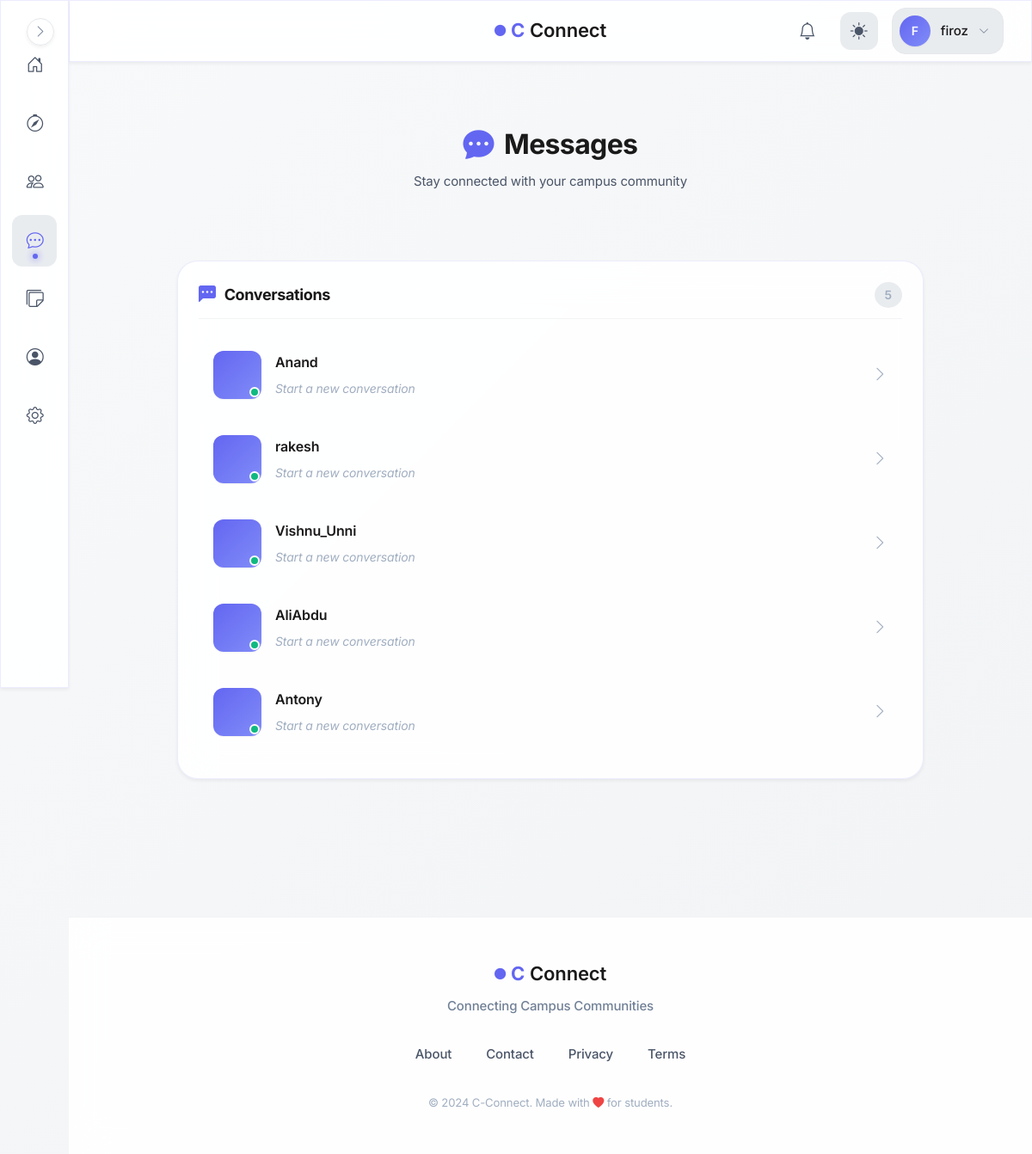
/messages/ (signed in), run on the app's committed database.
### models.py (models this page shows, shortened)
class User(UserMixin, db.Model):
    id = db.Column(db.Integer, primary_key=True, autoincrement=True)  # Unique identifier
    username = db.Column(db.String(100), nullable=False)  # Name of the user (later can add this unique if needed)
    email = db.Column(db.String(120), nullable=False, unique=True)  # Email of the user
    password = db.Column(db.String(200), nullable=False)  # Passwords not hashed yet (done in setup_db.py)
    created_at = db.Column(db.DateTime, default=db.func.now())  # Timestamp of account creation
    last_login = db.Column(db.DateTime, nullable=True)  # Timestamp of last login
    pass

### blueprints/messages/routes.py (the view)
@messages.route("/")
@login_required
def inbox():
    cleanup_expired_messages()
    connections = Connection.query.filter(
        Connection.user_id == current_user.id,
        Connection.status.in_(['accepted', 'connected'])
    ).all()
    incoming_connections = Connection.query.filter(
        Connection.target_user_id == current_user.id,
        Connection.status.in_(['accepted', 'connected'])
    ).all()
    connected_user_ids = set()
    for conn in connections + incoming_connections:
        other_id = conn.target_user_id if conn.user_id == current_user.id else conn.user_id
        connected_user_ids.add(other_id)
    connected_users = User.query.filter(User.id.in_(connected_user_ids)).all()
    incoming_requests = Connection.query.filter(
        Connection.target_user_id == current_user.id,
        Connection.status == 'pending'
    ).all()
    incoming_users = User.query.filter(
        User.id.in_([req.user_id for req in incoming_requests])
    ).all()
    chat_previews = {}
    messages = Message.query.filter(
        (Message.sender_id == current_user.id) |
        (Message.receiver_id == current_user.id)
    ).order_by(desc(Message.created_at)).all()
    seen_users = set()
    for msg in messages:
        other_id = msg.receiver_id if msg.sender_id == current_user.id else msg.sender_id
        if other_id in connected_user_ids and other_id not in seen_users:
            chat_previews[other_id] = msg  #  CORRECT last message
            seen_users.add(other_id)
    connected_users_sorted = []
    for user_id in sorted(chat_previews.keys(),
                        key=lambda x: chat_previews[x].created_at, reverse=True):
        user = User.query.get(user_id)
        if user:
            connected_users_sorted.append(user)
    for user in connected_users:
        if user.id not in chat_previews:
            connected_users_sorted.append(user)
    connected_users = connected_users_sorted
    return render_template("messages/inbox.html",
                        connected_users=connected_users,
                        incoming_requests=incoming_requests,
                        incoming_users=incoming_users,
                        chat_previews=chat_previews,
                        profile=profile
                    )

### blueprints/auth/__init__.py (called while the page is built)
@login_manager.user_loader
def load_user(user_id):
    from models import User  # Importing User model for querying  (import here to avoid circular imports)
    return User.query.get(int(user_id))

@auth.after_app_request
def add_header(response):
    if current_user.is_authenticated and request.blueprint == 'auth':
        response.headers['Cache-Control'] = 'no-store, no-cache, must-revalidate, post-check=0, pre-check=0, max-age=0'
        response.headers['Pragma'] = 'no-cache'
        response.headers['Expires'] = '-1'
    return response

### factory_helpers.py (called while the page is built, shortened)
def register_security_headers(app):
    @app.after_request
    def set_secure_headers(response):
        response.headers['Content-Security-Policy'] = (
            "default-src 'self'; "
            "img-src 'self' data: blob: https:; "# Allow external images
            "style-src 'self' 'unsafe-inline' https:; "# ADD https: for CDNs
            "script-src 'self' 'unsafe-inline' https:; "# ADD https: for JS
            "font-src 'self' https: data:; "# Google Fonts
            "connect-src 'self' https:;"  # ← ADD https: for CDNs/maps
        )
        response.headers['X-Content-Type-Options'] = 'nosniff'
        response.headers['X-Frame-Options'] = 'DENY'
        response.headers['Referrer-Policy'] = 'strict-origin-when-cross-origin'
        response.headers['Permissions-Policy'] = 'geolocation=(), microphone=()'
        return response

def register_daily_cleanup(app):
    if not hasattr(app, "_last_notification_cleanup"):
        app._last_notification_cleanup = None
    @app.before_request
    def daily_cleanup():
        now = datetime.now(timezone.utc)
        last = getattr(app, "_last_notification_cleanup", None)
        if last is None or (now - last).days >= 1:
            from blueprints.notifications.service import cleanup_old_notifications
            deleted = cleanup_old_notifications()
            app.logger.info(f"Cleaned up {deleted} old notifications.")
            app._last_notification_cleanup = now

def register_profilevisit_cleanup(app):
    last_cleanup = {'t': 0}
    @app.before_request
    def cleanup_visits():
        now = time.time()
        if now - last_cleanup['t'] < 3600:  # run once every hour
            return

def cleanup_expired_messages(): #message cleanup helper function
    Message.query.filter(
        Message.expires_at < datetime.now(timezone.utc),
        Message.is_saved == False
    ).delete()
    db.session.commit()

### blueprints/messages/templates/messages/inbox.html (shortened to what this page needs)
{% extends "base.html" %}
{% block body %}
<div class="messages-page">
    <header class="messages-page__header">
        <h1 class="messages-page__title">
            <i class="bi bi-chat-dots-fill"></i>
            Messages
        </h1>
        <p class="messages-page__subtitle">Stay connected with your campus community</p>
    </header>
    {% if connected_users %}
    <section class="messages-section">
        <div class="messages-section__header">
            <h2 class="messages-section__title">
                <i class="bi bi-chat-left-dots-fill"></i>
                Conversations
            </h2>
            <span class="messages-section__count">{{ connected_users|length }}</span>
        </div>
        <div class="conversations-list">
            {% for user in connected_users %}
            <a href="{{ url_for('messages.chat', user_id=user.id) }}" class="conversation-item">
                <div class="conversation-item__avatar">
                    {% set profile_picture = profile.query.filter_by(user_id=user.id).first().profile_picture %}
                </div>
                <div class="conversation-item__content">
                    <div class="conversation-item__header">
                        <div class="conversation-item__name">{{ user.username }}</div>
                    </div>
                    {% if chat_previews and chat_previews[user.id] %}
                        <div class="conversation-item__preview">
                            {{ chat_previews[user.id].content[:60] }}{% if chat_previews[user.id].content|length > 60 %}...{% endif %}
                        </div>
                    {% else %}
                        <div class="conversation-item__preview conversation-item__preview--empty">
                            Start a new conversation
                        </div>
                    {% endif %}
                </div>
                <i class="bi bi-chevron-right conversation-item__arrow"></i>
            </a>
            {% endfor %}
        </div>
    </section>
    {% endif %}
</div>
{% endblock %}

### templates/base.html (shortened to what this page needs)
<!DOCTYPE html>
<html lang="en">
<head>
    <link rel="stylesheet" href="https://cdn.jsdelivr.net/npm/bootstrap-icons@1.11.1/font/bootstrap-icons.css">
    <link href="https://cdn.jsdelivr.net/npm/bootstrap@5.3.2/dist/css/bootstrap.min.css" rel="stylesheet">
    <link rel="stylesheet" href="{{ url_for('static', filename='css/global.css') }}">
</head>
<body>
    {% if current_user.is_authenticated %}
        <aside class="sidebar glass-effect" id="sidebar">
            <nav class="sidebar__nav">
                <a href="{{ url_for('main.dashboard') }}" class="sidebar__link" data-tooltip="Dashboard">
                    <div class="sidebar__link-icon">
                        <i class="bi bi-house-door"></i>
                    </div>
                </a>
                <a href="{{ url_for('main.search_page') }}" class="sidebar__link" data-tooltip="Discover">
                    <div class="sidebar__link-icon">
                        <i class="bi bi-compass"></i>
                    </div>
                </a>
                <a href="{{ url_for('connections.connections_home') }}" class="sidebar__link" data-tooltip="Connections">
                    <div class="sidebar__link-icon">
                        <i class="bi bi-people"></i>
                    </div>
                </a>
                <a href="{{ url_for('messages.inbox') }}" class="sidebar__link" data-tooltip="Messages">
                    <div class="sidebar__link-icon">
                        <i class="bi bi-chat-dots"></i>
                    </div>
                </a>
                <a href="/campus-board" class="sidebar__link" data-tooltip="Messages">
                    <div class="sidebar__link-icon">
                        <i class="bi bi-stickies"></i>
                    </div>
                </a>
                <a href="{{ url_for('auth.profile') }}" class="sidebar__link" data-tooltip="Profile">
                    <div class="sidebar__link-icon">
                        <i class="bi bi-person-circle"></i>
                    </div>
                </a>
                <a href="{{ url_for('main.settings') }}" class="sidebar__link" data-tooltip="Settings">
                    <div class="sidebar__link-icon">
                        <i class="bi bi-gear"></i>
                    </div>
                </a>
            </nav>
            <button class="sidebar__toggle" id="sidebarToggle" aria-label="Toggle sidebar">
                <i class="bi bi-chevron-right"></i>
            </button>
        </aside>
        <header class="topbar glass-effect">
            <div class="topbar__container">
                <div class="topbar__center">
                    <a href="{{ url_for('main.home') }}" class="topbar__brand">
                        <span class="brand-icon-small">
                            <i class="bi bi-circle-fill"></i>
                        </span>
                        <span class="brand-c">C</span>
                        <span class="brand-text">Connect</span>
                    </a>
                </div>
                <div class="topbar__actions">
                    <a href="{{ url_for('notifications.notifications_list') }}" class="topbar__icon-btn" aria-label="Notifications">
                        <i class="bi bi-bell"></i>
                        {% set unread = current_user.notifications | selectattr("is_read", "equalto", False) | list %}
                    </a>
                    <button class="topbar__icon-btn topbar__theme-toggle" id="themeToggle" aria-label="Toggle theme">
                        <i class="bi bi-sun-fill" id="themeIcon"></i>
                    </button>
                    <div class="topbar__profile" id="profileDropdown">
                        <button class="topbar__profile-btn" aria-label="Profile menu">
                            <div class="topbar__avatar">
                                {{ current_user.username[0].upper() }}
                            </div>
                            <span class="topbar__username">{{ current_user.username }}</span>
                            <i class="bi bi-chevron-down topbar__profile-arrow"></i>
                        </button>
                    </div>
                </div>
            </div>
        </header>
    {% endif %}
    <main class="main-content">
        {% block body %}{% endblock %}
    </main>
    <footer class="footer">
        <div class="footer__container">
            <div class="footer__brand">
                <div class="footer__logo">
                    <span class="brand-icon-small">
                        <i class="bi bi-circle-fill"></i>
                    </span>
                    <span class="brand-c">C</span>
                    <span class="brand-text">Connect</span>
                </div>
                <p class="footer__tagline">Connecting Campus Communities</p>
            </div>
            <div class="footer__links">
                <a href="{{ url_for('main.about') }}" class="footer__link">About</a>
                <a href="{{ url_for('main.contact') }}" class="footer__link">Contact</a>
                <a href="#" class="footer__link">Privacy</a>
                <a href="#" class="footer__link">Terms</a>
            </div>
            <div class="footer__credits">
                <small>&copy; 2024 C-Connect. Made with <i class="bi bi-heart-fill"></i> for students.</small>
            </div>
        </div>
    </footer>
</body>
</html>

### blueprints/messages/templates/messages/inbox.html (style rules this page uses)
.messages-page { max-width: 900px; margin: 0 auto; padding: 0 1rem 2rem; animation: fadeIn 0.6s ease; }
.messages-page__header { text-align: center; margin-bottom: 2rem; padding: 2rem 0; }
.messages-page__title { font-size: 2rem; font-weight: 700; color: var(--text-primary); display: flex; align-items: center; justify-content: center; gap: 0.75rem; margin-bottom: 0.5rem; }
.messages-page__title i { color: var(--primary-color); font-size: 2.25rem; }
.messages-page__subtitle { font-size: 0.9375rem; color: var(--text-secondary); }
.messages-section { background: var(--glass-bg); backdrop-filter: blur(20px); border: 1px solid var(--glass-border); border-radius: var(--radius-xl); padding: 1.5rem; margin-bottom: 1.5rem; box-shadow: var(--shadow-sm); }
.messages-section__header { display: flex; align-items: center; justify-content: space-between; margin-bottom: 1.25rem; padding-bottom: 0.75rem; border-bottom: 1px solid var(--border-subtle); }
.messages-section__title { font-size: 1.125rem; font-weight: 700; color: var(--text-primary); display: flex; align-items: center; gap: 0.625rem; margin: 0; }
.messages-section__title i { color: var(--primary-color); font-size: 1.25rem; }
.messages-section__count { font-size: 0.875rem; color: var(--text-muted); background: var(--bg-hover); padding: 0.25rem 0.75rem; border-radius: var(--radius-full); font-weight: 600; }
.conversations-list { max-height: 600px; overflow-y: auto; margin: -0.5rem; padding: 0.5rem; }
.conversation-item { display: flex; align-items: center; gap: 1rem; padding: 1rem; border-radius: var(--radius-md); text-decoration: none; color: inherit; transition: all var(--transition-fast); margin-bottom: 0.5rem; border: 1px solid transparent; }
.conversation-item__avatar { width: 56px; height: 56px; border-radius: var(--radius-md); background: linear-gradient(135deg, var(--primary-color), var(--primary-light)); color: white; display: flex; align-items: center; justify-content: center; font-weight: 700; font-size: 1.25rem; flex-shrink: 0; box-shadow: var(--shadow-xs); position: relative; }
.conversation-item__avatar::after { content: ''; position: absolute; bottom: 2px; right: 2px; width: 12px; height: 12px; background: var(--success-color); border: 2px solid var(--bg-primary); border-radius: 50%; }
.conversation-item__content { flex: 1; min-width: 0; }
.conversation-item__header { display: flex; justify-content: space-between; align-items: baseline; margin-bottom: 0.375rem; }
.conversation-item__name { font-size: 1rem; font-weight: 600; color: var(--text-primary); white-space: nowrap; overflow: hidden; text-overflow: ellipsis; }
.conversation-item__preview { font-size: 0.875rem; color: var(--text-tertiary); white-space: nowrap; overflow: hidden; text-overflow: ellipsis; }
.conversation-item__preview--empty { font-style: italic; color: var(--text-muted); }
.conversation-item__arrow { color: var(--text-muted); font-size: 1.125rem; transition: transform var(--transition-fast); }

### data on the page
User: username "F", username "firoz"
User: username "Anand"
User: username "rakesh"
User: username "Vishnu_Unni"
User: username "AliAbdu"
User: username "Antony"

### other printed values
{{ connected_users|length }} "5"
